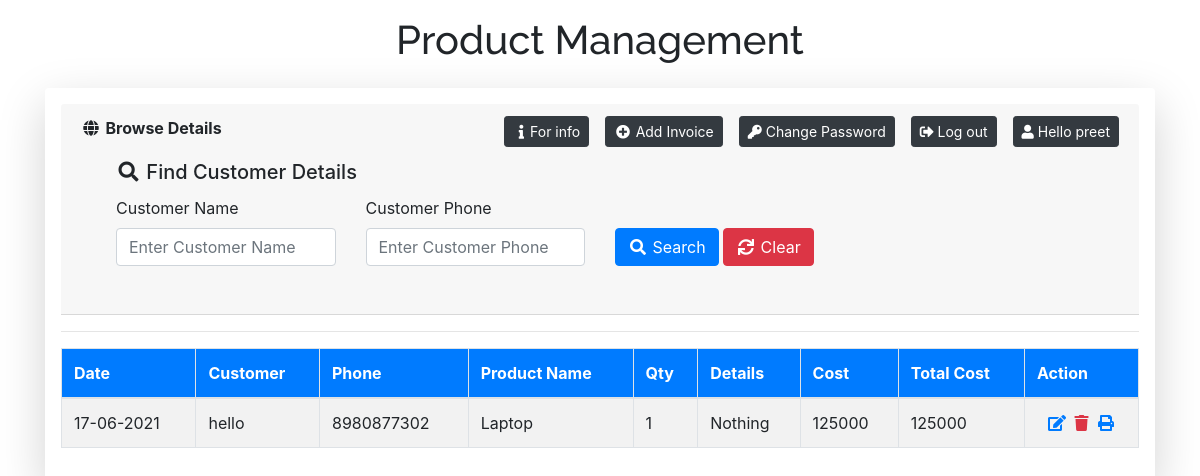
Page /index.php (signed in) on the committed database.
### tables this page shows
CREATE TABLE `users` (
  `id` int(11) NOT NULL,
  `date` date NOT NULL,
  `cname` varchar(30) NOT NULL,
  `cphone` varchar(24) NOT NULL,
  `pname` varchar(30) NOT NULL,
  `qty` int(11) NOT NULL,
  `detail` varchar(500) NOT NULL,
  `cost` bigint(20) NOT NULL,
  `dt` timestamp NOT NULL DEFAULT current_timestamp(),
  `created_by` int(11) NOT NULL
);

### include/Database.php (called while the page is built, shortened)
<?php
class Database{
    protected $pdo;
    public function __construct(\PDO $pdo)
    {
        $this->pdo = $pdo;
        $this->pdo->setAttribute(\PDO::ATTR_ERRMODE, \PDO::ERRMODE_EXCEPTION);
    }
    public function getAllRecords($tableName, $fields='*', $cond='', $orderBy='', $limit='')
    {
        $stmt = $this->pdo->prepare("SELECT $fields FROM $tableName WHERE 1 ".$cond." ".$orderBy." ".$limit);
        $stmt->execute();
        $rows = $stmt->fetchAll(PDO::FETCH_ASSOC);
        return $rows;
    }
}
?>

### config.php (called while the page is built, shortened)
<?php
include_once('include/Database.php');
$dsn	= 	"mysql:dbname=".SS_DB_NAME.";host=".SS_DB_HOST."";
$pdo	=	"";
try {
	$pdo = new PDO($dsn, SS_DB_USER, SS_DB_PASSWORD);
}catch (PDOException $e) {
	echo "Connection failed: " . $e->getMessage();
}
$db 	=	new Database($pdo);
?>

### index.php (the view, shortened to what this page needs)
<?php
include_once('config.php');
?>
<!doctype html>
<html>
<head>
	<link rel="stylesheet" href="https://code.jquery.com/ui/1.12.0/themes/smoothness/jquery-ui.css" type="text/css">
    <link rel="stylesheet" href="https://stackpath.bootstrapcdn.com/bootstrap/4.2.1/css/bootstrap.min.css">
    <link rel="stylesheet" href="https://use.fontawesome.com/releases/v5.6.3/css/all.css">
</head>
<body>
	<?php
	$condition='';
	$condition	.=	' AND created_by LIKE '.$_SESSION['id'].'';
	$userData	=	$db->getAllRecords('users','*',$condition,'ORDER BY date DESC');
	?>
   	<div class="container my-3">
		<h1 style="font-family: 'Raleway', sans-serif; text-align: center;">Product Management</h1>
		<div class="shadow-lg p-3 mb-5 bg-body rounded mt-4	">
			<div class="card-header">
			<i class="fa fa-fw fa-globe"></i>
			<strong>Browse Details</strong>
			<a href="#" class="float-right btn btn-dark btn-sm ml-2">
      	<span class="fa fa-user"></span> Hello <?php echo htmlspecialchars($_SESSION["username"]); ?>
    	</a>
			<a href="logout.php" class="float-right btn btn-dark btn-sm mx-2">
      	<span class="fa fa-sign-out-alt"></span> Log out
    	</a>
			<a href="reset-password.php" class="float-right btn btn-dark btn-sm mx-2">
      	<span class="fa fa-key"></span> Change Password
    	</a>
			<a href="add-record.php" class="float-right btn btn-dark btn-sm mx-2">
				<span class="fa fa-fw fa-plus-circle"></span> Add Invoice
			</a>
			<a href="#" onClick="return confirm('for more detail please contact me on 8980877302');" class="float-right btn btn-dark btn-sm mx-2">
			<span class="fa fa-fw fa-info"></span>For info</a>
			<div class="card-body">
				<div class="col-sm-12">
					<h5 class="card-title"><i class="fa fa-fw fa-search"></i> Find Customer Details</h5>
					<form method="get">
						<div class="row">
							<div class="col-sm-3">
								<div class="form-group">
									<label>Customer Name</label>
									<input type="text" name="cname" id="cname" class="form-control" value="<?php echo isset($_REQUEST['cname'])?$_REQUEST['cname']:''?>" placeholder="Enter Customer Name">
								</div>
							</div>
							<div class="col-sm-3">
								<div class="form-group">
									<label>Customer Phone</label>
									<input type="tel" name="cphone" id="cphone" class="form-control" value="<?php echo isset($_REQUEST['cphone'])?$_REQUEST['cphone']:''?>" placeholder="Enter Customer Phone">
								</div>
							</div>
							<div class="col-sm-3">
								<div class="form-group">
									<label>&nbsp;</label>
									<div>
										<button type="submit" name="submit" value="search" id="submit" class="btn btn-primary"><i class="fa fa-fw fa-search"></i> Search</button>
										<a href="<?php echo $_SERVER['PHP_SELF'];?>" class="btn btn-danger"><i class="fa fa-fw fa-sync"></i> Clear</a>
									</div>
								</div>
							</div>
						</div>
					</form>
				</div>
			</div>
		</div>
		<hr>
		<div>
			<table class="table table-striped table-bordered">
				<thead>
					<tr class="bg-primary text-white">
					    <th>Date</th>
						<th>Customer</th>
						<th>Phone</th>
						<th>Product Name</th>
						<th>Qty</th>
						<th>Details</th>
						<th>Cost</th>
						<th>Total Cost</th>
						<th>Action</th>
					</tr>
				</thead>
				<tbody>
					<?php
					if(count($userData)>0){
						foreach($userData as $val){
					?>
					<tr>
						<td><?php echo date_format (new DateTime($val['date']), 'd-m-Y');?></td>
						<td><?php echo $val['cname'];?></td>
						<td><?php echo $val['cphone'];?></td>
						<td><?php echo $val['pname'];?></td>
						<td><?php echo $val['qty'];?></td>
						<td><?php echo $val['detail'];?></td>
						<td><?php echo $val['cost'];?></td>
						<td><?php echo $val['qty'] * $val['cost'];?></td>
						<td align="center">
							<a href="edit-record.php?editId=<?php echo $val['id'];?>" class="text-primary"><i class="fa fa-fw fa-edit"></i></a>
							<a href="delete.php?delId=<?php echo $val['id'];?>" class="text-danger" onClick="return confirm('Are you sure to delete this record?');">
							<i class="fa fa-fw fa-trash"></i></a>
							<a target="_blank" href="print-record.php?Id=<?php echo $val['id'];?>" class="text-primary"><i class="fa fa-fw fa-print"></i></a>
						</td>
					</tr>
					<?php
						}
					}else{
					?>
					<tr><td colspan="9" align="center">No Record(s) Found!</td></tr>
					<?php } ?>
				</tbody>
			</table>
		</div>
	</div>
</body>
</html>

### rows in the picture
users: date "17-06-2021", cname "hello", cphone "8980877302", pname "Laptop", qty "1", detail "Nothing", cost "125000", $val['qty']*$val['cost'] "125000"

### other values in the picture
$_SESSION["username"] "preet"
